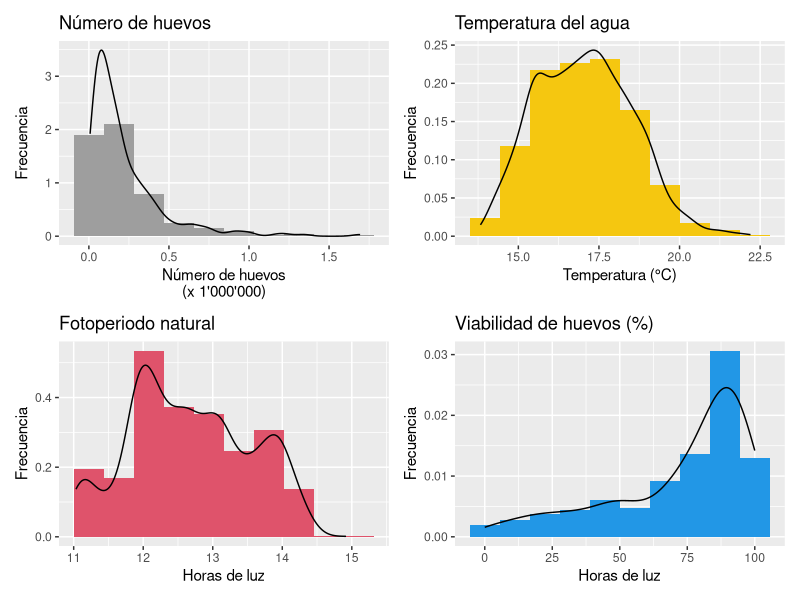
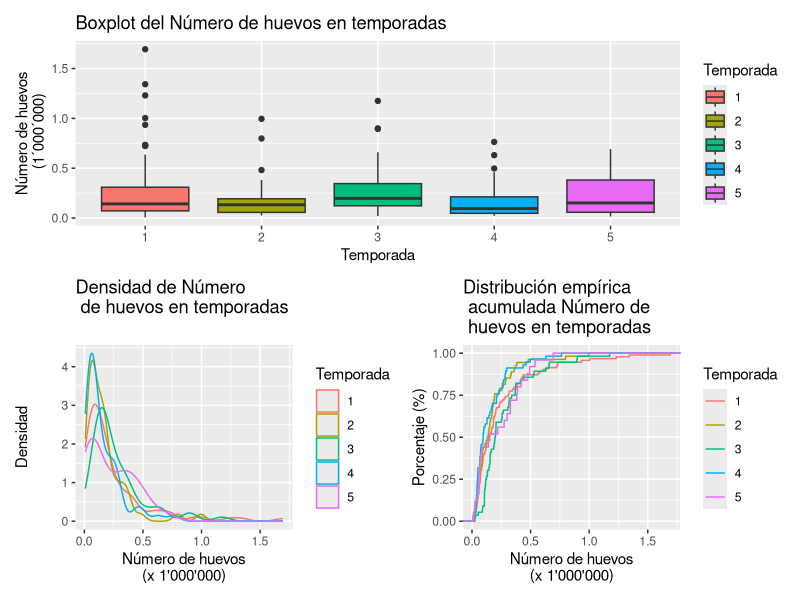
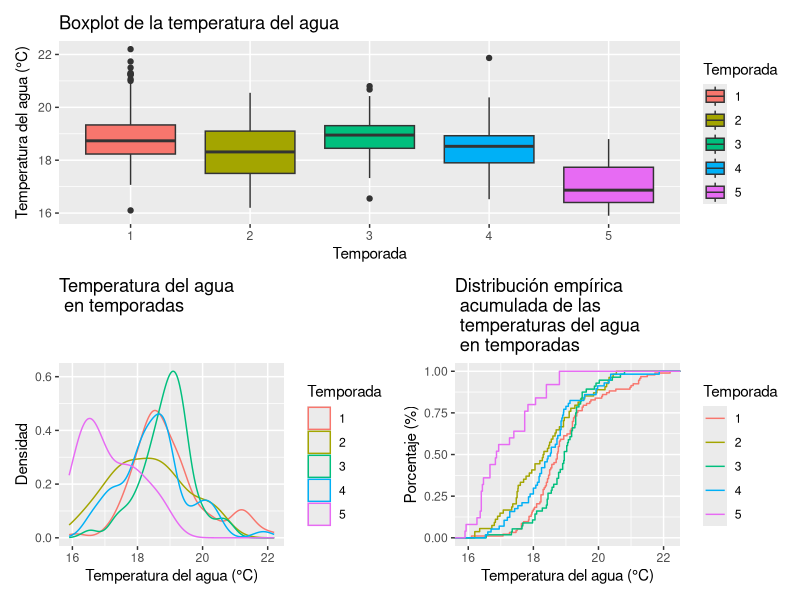
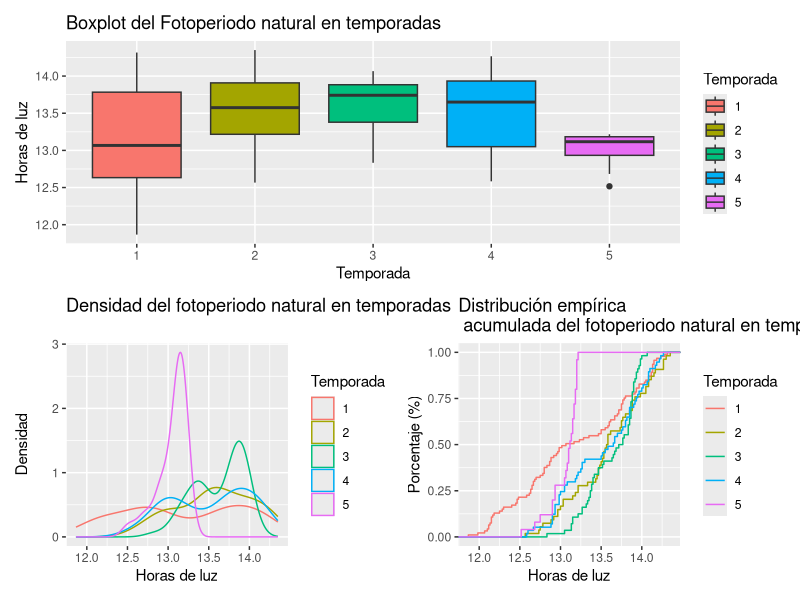
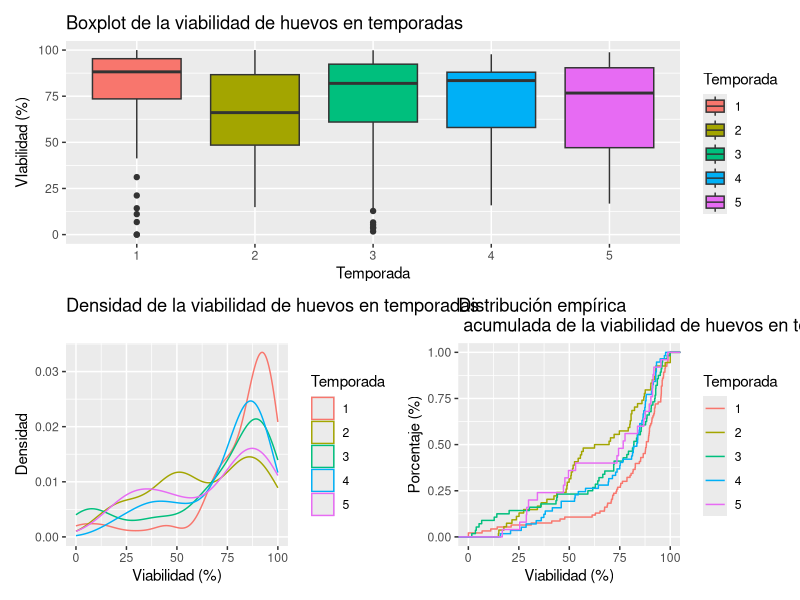
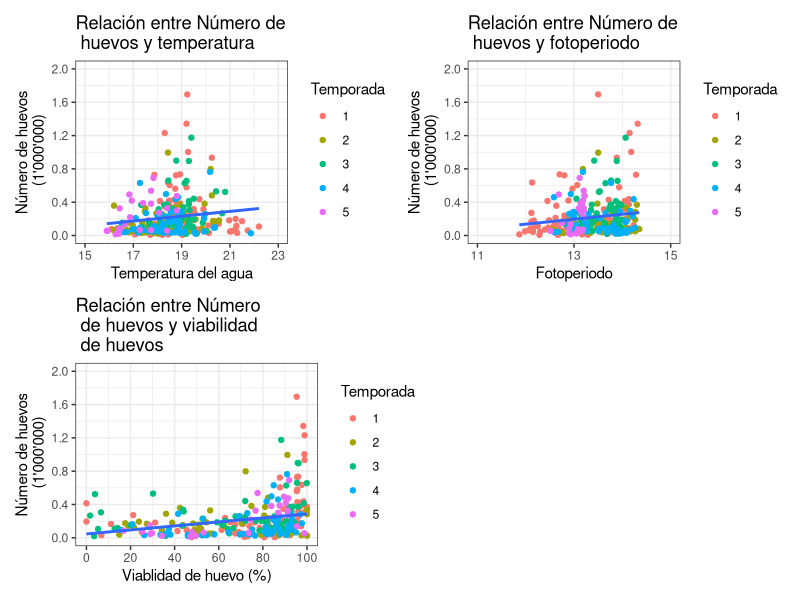
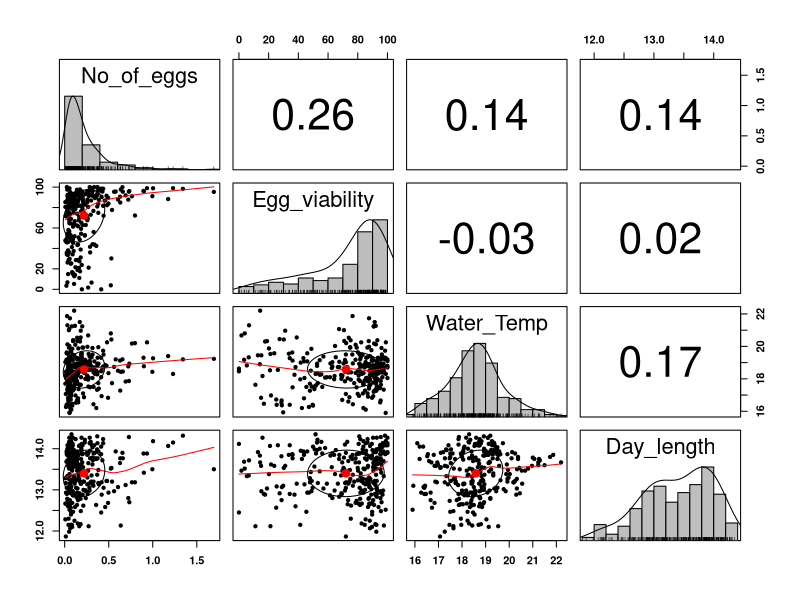
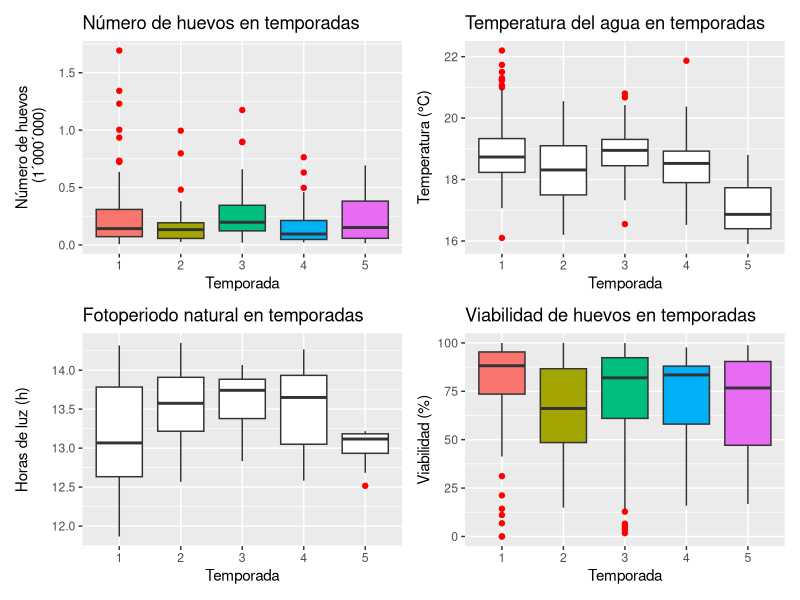

Write the R code that produced these figures, in order.
## ---- chunk 1
knitr::opts_chunk$set(echo = FALSE)

#install.packages("readxl")
#install.packages("dplyr")
#install.packages("ggplot2")
#install.packages("knitr")
#install.packages("psych")
#install.packages("patchwork")

library(readxl)
library(dplyr)
library(ggplot2)
library(knitr)
library(psych)
library(patchwork)
## ---- chunk 2
#Cargamos la base de datos "Desoves.xlsx"
Sargo <- read_excel("Desove.xlsx", sheet = 1)

# Datos iniciales
tablainicio <- head(na.omit(Sargo))
tablainicio %>% knitr::kable(caption = "Datos iniciales de la tabla de datos")

#Datos finales
tablafinal <- tail(na.omit(Sargo))
tablafinal %>% knitr::kable(caption = "Datos finales de la tabla de datos")

## ---- chunk 3
HD <- ggplot(Sargo, aes(x = No_of_eggs))+
  geom_histogram(aes(y=..density..), fill= 8, bins = 10)+
  geom_density(colour=1)+
  labs(title="Número de huevos",
     y = "Frecuencia",
     x = "Número de huevos\n(x 1'000'000)")

HT <-ggplot(Sargo, aes(x = Water_Temp)) +
  geom_histogram(aes(y=..density..), fill= 7, bins = 10)+
  geom_density(colour=1)+
  labs(title="Temperatura del agua",
     y = "Frecuencia",
     x = "Temperatura (°C)")

HF <- ggplot(Sargo, aes(x = Day_length)) +
  geom_histogram(aes(y=..density..), fill= 10, bins = 10)+
  geom_density(colour=1)+
  labs(title="Fotoperiodo natural",
     y = "Frecuencia",
     x = "Horas de luz")

HV <- ggplot(Sargo, aes(x = Egg_viability)) +
  geom_histogram(aes(y=..density..), fill= 12, bins = 10)+
  geom_density(colour=1)+
  labs(title="Viabilidad de huevos (%)",
     y = "Frecuencia",
     x = "Horas de luz")

(HD + HT) / (HF + HV)

## ---- chunk 4

#Resúmen de datos
summary(na.omit(Sargo))

#Estructura de los datos
str(Sargo)

# Tabla de Cantidad de desoves por temporada
Tabla <- table(na.omit(Sargo$Temporada))
Tabla %>% knitr::kable(col.names= c('Temporada', 'Número de desoves'), align = "cc", caption = "Cantidad de desoves por temporada")
## ---- chunk 5
BD <- ggplot(data = na.omit(Sargo), aes(x= Temporada, y = No_of_eggs, fill=Temporada))+
  geom_boxplot()+
  labs(title="Boxplot del Número de huevos en temporadas",
     y = "Número de huevos\n (1´000´000)",
     x = "Temporada")

DD <- ggplot(data = na.omit(Sargo), aes(x=No_of_eggs))+
  geom_density(aes_string(colour="Temporada"))+
  labs(title="Densidad de Número\n de huevos en temporadas",
     y = "Densidad",
     x = "Número de huevos\n(x 1'000'000)")

DAD <- ggplot(data = na.omit(Sargo), aes(x=No_of_eggs, color=Temporada))+
  stat_ecdf(geom = "step")+
  labs(title="Distribución empírica\n acumulada Número de\n huevos en temporadas",
       y = "Porcentaje (%)",
       x = "Número de huevos\n(x 1'000'000)")

BD / (DD + DAD)
## ---- chunk 6
BD <- ggplot(data = na.omit(Sargo), aes(x= Temporada, y = Water_Temp, fill=Temporada))+
  geom_boxplot()+
  labs(title="Boxplot de la temperatura del agua",
     y = "Temperatura del agua (°C)",
     x = "Temporada")

DD <- ggplot(data = na.omit(Sargo), aes(x=Water_Temp))+
  geom_density(aes_string(colour="Temporada"))+
  labs(title="Temperatura del agua\n en temporadas",
     y = "Densidad",
     x = "Temperatura del agua (°C)")

DAD <- ggplot(data = na.omit(Sargo), aes(x=Water_Temp, color=Temporada))+
  stat_ecdf(geom = "step")+
  labs(title="Distribución empírica\n acumulada de las\n temperaturas del agua\n en temporadas",
       y = "Porcentaje (%)",
       x = "Temperatura del agua (°C)")

BD / (DD + DAD)
## ---- chunk 7
BF <- ggplot(data = na.omit(Sargo), aes(x= Temporada, y = Day_length, fill=Temporada))+
  geom_boxplot()+
  labs(title="Boxplot del Fotoperiodo natural en temporadas",
     y = "Horas de luz",
     x = "Temporada")

DF <- ggplot(data = na.omit(Sargo), aes(x=Day_length))+
  geom_density(aes_string(colour="Temporada"))+
  labs(title="Densidad del fotoperiodo natural en temporadas",
     y = "Densidad",
     x = "Horas de luz")

DAF <- ggplot(data = na.omit(Sargo), aes(x=Day_length, color=Temporada))+
  stat_ecdf(geom = "step")+
  labs(title="Distribución empírica\n acumulada del fotoperiodo natural en temporadas",
       y = "Porcentaje (%)",
       x = "Horas de luz")

BF / (DF + DAF)
## ---- chunk 8
BV <- ggplot(data = na.omit(Sargo), aes(x= Temporada, y = Egg_viability, fill=Temporada))+
  geom_boxplot()+
  labs(title="Boxplot de la viabilidad de huevos en temporadas",
     y = "VIabilidad (%)",
     x = "Temporada")

DV <- ggplot(data = na.omit(Sargo), aes(x=Egg_viability))+
  geom_density(aes_string(colour="Temporada"))+
  labs(title="Densidad de la viabilidad de huevos en temporadas",
     y = "Densidad",
     x = "Viabilidad (%)")

DAV <- ggplot(data = na.omit(Sargo), aes(x=Egg_viability, color=Temporada))+
  stat_ecdf(geom = "step")+
  labs(title="Distribución empírica\n acumulada de la viabilidad de huevos en temporadas",
       y = "Porcentaje (%)",
       x = "Viabilidad (%)")

BV / (DV + DAV)
## ---- chunk 9
RDT <- ggplot(data = na.omit(Sargo), aes(x=Water_Temp, y=No_of_eggs))+
  geom_point(aes_string(colour="Temporada"))+
  ggtitle("Relación entre Número de\n huevos y temperatura") + geom_smooth(method=lm, se=FALSE)+ 
  scale_x_continuous(name = "Temperatura del agua", limits = c(15, 23), breaks = seq(15, 23, 2))+ 
  scale_y_continuous(name = "Número de huevos\n (1'000'000)", limits = c(0, 2), breaks = seq(0, 2, 0.4))+
  theme(plot.title = element_text(hjust = 0.5), panel.background = element_blank(), axis.line = element_line(color="black"), axis.line.x = element_line(color="black"))+ 
  theme_bw()

RDF <- ggplot(data = na.omit(Sargo), aes(x=Day_length, y=No_of_eggs))+
  geom_point(aes_string(colour="Temporada"))+
  ggtitle("Relación entre Número de\n huevos y fotoperiodo") + geom_smooth(method=lm, se=FALSE)+ 
  scale_x_continuous(name = "Fotoperiodo", limits = c(11, 15), breaks = seq(11, 15, 2))+ 
  scale_y_continuous(name = "Número de huevos\n (1'000'000)", limits = c(0, 2), breaks = seq(0, 2, 0.4))+
  theme(plot.title = element_text(hjust = 0.5), panel.background = element_blank(), axis.line = element_line(color="black"), axis.line.x = element_line(color="black"))+ 
  theme_bw()

RDV <- ggplot(data = na.omit(Sargo), aes(x=Egg_viability, y=No_of_eggs))+
  geom_point(aes_string(colour="Temporada"))+
  ggtitle("Relación entre Número\n de huevos y viabilidad\n de huevos") + geom_smooth(method=lm, se=FALSE)+ 
  scale_x_continuous(name = "Viablidad de huevo (%)", limits = c(0, 100), breaks = seq(0, 100, 20))+ 
  scale_y_continuous(name = "Número de huevos\n (1'000'000)", limits = c(0, 2), breaks = seq(0, 2, 0.4))+
  theme(plot.title = element_text(hjust = 0.5), panel.background = element_blank(), axis.line = element_line(color="black"), axis.line.x = element_line(color="black"))+ 
  theme_bw()

(RDT + RDF) / (RDV + plot_spacer())
## ---- chunk 10
SargoNA <- na.omit(Sargo)
pairs.panels(SargoNA[,5:8], method = "pearson", hist.col = "grey",  density = TRUE, font=2)
## ---- chunk 11
OLH <-ggplot(data = na.omit(Sargo), aes(x= Temporada, y = No_of_eggs, fill=Temporada))+
      geom_boxplot(outlier.colour = "red")+
      theme(legend.position = "none")+
      labs(title="Número de huevos en temporadas",
           y = "Número de huevos\n (1´000´000)",
           x = "Temporada")

OLT <-ggplot(data = na.omit(Sargo), aes(x= Temporada, y = Water_Temp))+
      geom_boxplot(outlier.colour = "red")+
      labs(title="Temperatura del agua en temporadas",
          y = "Temperatura (°C)",
          x = "Temporada")

OLF <-ggplot(data = na.omit(Sargo), aes(x= Temporada, y = Day_length))+
      geom_boxplot(outlier.colour = "red")+
      labs(title="Fotoperiodo natural en temporadas",
          y = "Horas de luz (h)",
          x = "Temporada")

OLV <-ggplot(data = na.omit(Sargo), aes(x= Temporada, y = Egg_viability, fill=Temporada))+
      geom_boxplot(outlier.colour = "red")+
      theme(legend.position = "none")+
      labs(title="Viabilidad de huevos en temporadas",
          y = "Viabilidad (%)",
          x = "Temporada")

OLH + OLT + OLF + OLV

## ---- chunk 12
# Estadística estadistica descriptiva del número de huevos en la temporada 1.
tablaHuevos<- Sargo%>%
  filter(Temporada=="1")%>%
  summarize(mean(No_of_eggs),sd(No_of_eggs),max(No_of_eggs),min(No_of_eggs))
knitr::kable(tablaHuevos,caption = "Estadisticos Descriptivos - Cantidad de huevos (x 1'000'000")
